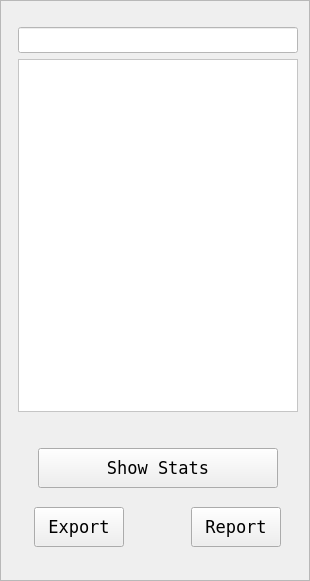
    <widget class="QFrame" name="main_left_frame">
     <property name="geometry">
      <rect>
       <x>8</x>
       <y>8</y>
       <width>310</width>
       <height>581</height>
      </rect>
     </property>
     <property name="frameShape">
      <enum>QFrame::StyledPanel</enum>
     </property>
     <property name="frameShadow">
      <enum>QFrame::Raised</enum>
     </property>
     <widget class="QWidget" name="layoutWidget">
      <property name="geometry">
       <rect>
        <x>10</x>
        <y>27</y>
        <width>296</width>
        <height>535</height>
       </rect>
      </property>
      <layout class="QHBoxLayout" name="horizontalLayout_3">
       <property name="sizeConstraint">
        <enum>QLayout::SetMaximumSize</enum>
       </property>
       <item>
        <spacer name="horizontalSpacer_4">
         <property name="orientation">
          <enum>Qt::Horizontal</enum>
         </property>
         <property name="sizeHint" stdset="0">
          <size>
           <width>2</width>
           <height>20</height>
          </size>
         </property>
        </spacer>
       </item>
       <item>
        <layout class="QVBoxLayout" name="verticalLayout">
         <property name="rightMargin">
          <number>0</number>
         </property>
         <property name="bottomMargin">
          <number>15</number>
         </property>
         <item>
          <widget class="QLineEdit" name="lineEdit">
           <property name="sizePolicy">
            <sizepolicy hsizetype="Preferred" vsizetype="Fixed">
             <horstretch>0</horstretch>
             <verstretch>0</verstretch>
            </sizepolicy>
           </property>
           <property name="minimumSize">
            <size>
             <width>280</width>
             <height>0</height>
            </size>
           </property>
           <property name="font">
            <font>
             <pointsize>11</pointsize>
            </font>
           </property>
           <property name="styleSheet">
            <string notr="true">background-color:rgb(255, 255, 255)</string>
           </property>
          </widget>
         </item>
         <item>
          <widget class="QTableView" name="tableView">
           <property name="sizePolicy">
            <sizepolicy hsizetype="Expanding" vsizetype="Expanding">
             <horstretch>2</horstretch>
             <verstretch>0</verstretch>
            </sizepolicy>
           </property>
           <property name="minimumSize">
            <size>
             <width>280</width>
             <height>300</height>
            </size>
           </property>
           <property name="styleSheet">
            <string notr="true">background-color:rgb(255, 255, 255)</string>
           </property>
          </widget>
         </item>
         <item>
          <spacer name="verticalSpacer">
           <property name="orientation">
            <enum>Qt::Vertical</enum>
           </property>
           <property name="sizeType">
            <enum>QSizePolicy::Fixed</enum>
           </property>
           <property name="sizeHint" stdset="0">
            <size>
             <width>20</width>
             <height>30</height>
            </size>
           </property>
          </spacer>
         </item>
         <item>
          <layout class="QHBoxLayout" name="horizontalLayout_2">
           <item>
            <spacer name="horizontalSpacer_3">
             <property name="orientation">
              <enum>Qt::Horizontal</enum>
             </property>
             <property name="sizeType">
              <enum>QSizePolicy::Fixed</enum>
             </property>
             <property name="sizeHint" stdset="0">
              <size>
               <width>20</width>
               <height>20</height>
              </size>
             </property>
            </spacer>
           </item>
           <item>
            <widget class="QPushButton" name="button_show_stats">
             <property name="sizePolicy">
              <sizepolicy hsizetype="Expanding" vsizetype="Fixed">
               <horstretch>0</horstretch>
               <verstretch>0</verstretch>
              </sizepolicy>
             </property>
             <property name="minimumSize">
              <size>
               <width>200</width>
               <height>40</height>
              </size>
             </property>
             <property name="font">
              <font>
               <family>Fixedsys</family>
               <pointsize>13</pointsize>
               <weight>50</weight>
               <bold>false</bold>
              </font>
             </property>
             <property name="layoutDirection">
              <enum>Qt::LeftToRight</enum>
             </property>
             <property name="text">
              <string>Show Stats</string>
             </property>
            </widget>
           </item>
           <item>
            <spacer name="horizontalSpacer_2">
             <property name="orientation">
              <enum>Qt::Horizontal</enum>
             </property>
             <property name="sizeType">
              <enum>QSizePolicy::Fixed</enum>
             </property>
             <property name="sizeHint" stdset="0">
              <size>
               <width>20</width>
               <height>20</height>
              </size>
             </property>
            </spacer>
           </item>
          </layout>
         </item>
         <item>
          <spacer name="verticalSpacer_2">
           <property name="orientation">
            <enum>Qt::Vertical</enum>
           </property>
           <property name="sizeType">
            <enum>QSizePolicy::Fixed</enum>
           </property>
           <property name="sizeHint" stdset="0">
            <size>
             <width>20</width>
             <height>13</height>
            </size>
           </property>
          </spacer>
         </item>
         <item>
          <layout class="QHBoxLayout" name="horizontalLayout">
           <property name="leftMargin">
            <number>5</number>
           </property>
           <property name="rightMargin">
            <number>5</number>
           </property>
           <item>
            <widget class="QPushButton" name="button_export_xl">
             <property name="sizePolicy">
              <sizepolicy hsizetype="Fixed" vsizetype="Fixed">
               <horstretch>0</horstretch>
               <verstretch>0</verstretch>
              </sizepolicy>
             </property>
             <property name="minimumSize">
              <size>
               <width>90</width>
               <height>40</height>
              </size>
             </property>
             <property name="font">
              <font>
               <family>Fixedsys</family>
               <pointsize>13</pointsize>
               <weight>50</weight>
               <bold>false</bold>
              </font>
             </property>
             <property name="layoutDirection">
              <enum>Qt::LeftToRight</enum>
             </property>
             <property name="text">
              <string>Export</string>
             </property>
            </widget>
           </item>
           <item>
            <spacer name="horizontalSpacer">
             <property name="orientation">
              <enum>Qt::Horizontal</enum>
             </property>
             <property name="sizeType">
              <enum>QSizePolicy::Fixed</enum>
             </property>
             <property name="sizeHint" stdset="0">
              <size>
               <width>50</width>
               <height>30</height>
              </size>
             </property>
            </spacer>
           </item>
           <item>
            <widget class="QPushButton" name="button_export_summary">
             <property name="sizePolicy">
              <sizepolicy hsizetype="Fixed" vsizetype="Fixed">
               <horstretch>0</horstretch>
               <verstretch>0</verstretch>
              </sizepolicy>
             </property>
             <property name="minimumSize">
              <size>
               <width>90</width>
               <height>40</height>
              </size>
             </property>
             <property name="font">
              <font>
               <family>Fixedsys</family>
               <pointsize>13</pointsize>
               <weight>50</weight>
               <bold>false</bold>
              </font>
             </property>
             <property name="layoutDirection">
              <enum>Qt::LeftToRight</enum>
             </property>
             <property name="text">
              <string>Report</string>
             </property>
            </widget>
           </item>
          </layout>
         </item>
        </layout>
       </item>
       <item>
        <spacer name="horizontalSpacer_5">
         <property name="orientation">
          <enum>Qt::Horizontal</enum>
         </property>
         <property name="sizeHint" stdset="0">
          <size>
           <width>2</width>
           <height>20</height>
          </size>
         </property>
        </spacer>
       </item>
      </layout>
     </widget>
    </widget>
